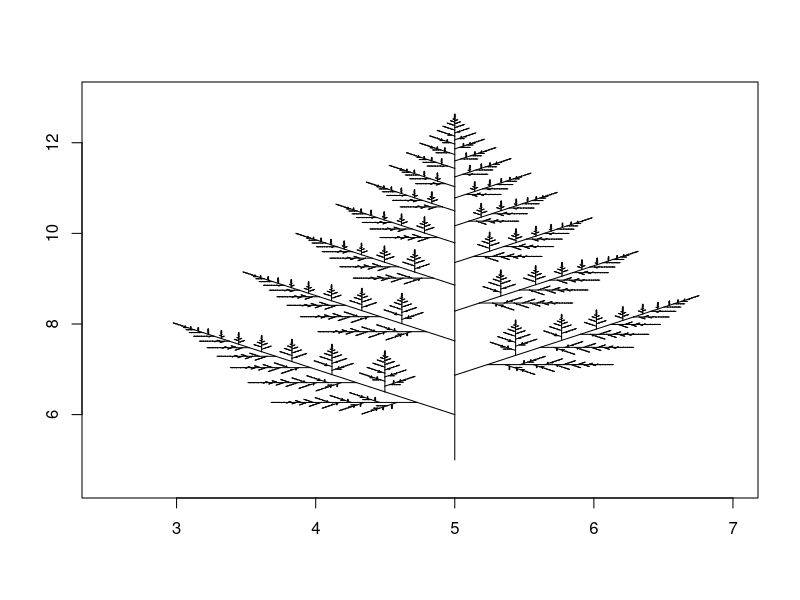

Recreate this plot in R.
# CMEE 2020 HPC excercises R code challenge G proforma

rm(list=ls()) # nothing written elsewhere should be needed to make this work

# please edit these data to show your information.
name <- "Jingkai Sun"
preferred_name <- "Kyle"
email <- "jingkai.sun20@imperial.ac.uk"
username <- "ks3020"

# don't worry about comments for this challenge - the number of characters used will be counted starting from here
f<-function(s=c(5,5),d=pi/2,l=1,i=1){e<-c(s[1]+l*cos(d),s[2]+l*sin(d));lines(c(s[1],e[1]),c(s[2],e[2]),type="l");if(l>=0.01){f(e,d,0.87*l,-i);f(e,d+i*pi/4,0.38*l,i)}};plot(1,xlab='',ylab='',xlim=c(2.5,7),ylim=c(4.5,13));f()